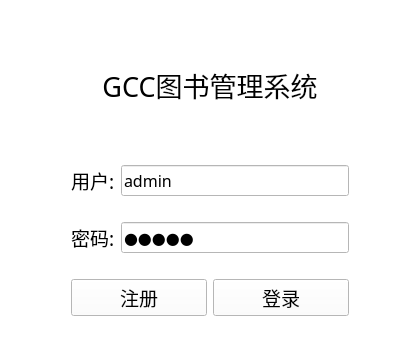
<?xml version="1.0" encoding="UTF-8"?>
<ui version="4.0">
 <class>Form</class>
 <widget class="QWidget" name="Form">
  <property name="geometry">
   <rect>
    <x>0</x>
    <y>0</y>
    <width>420</width>
    <height>347</height>
   </rect>
  </property>
  <property name="windowTitle">
   <string>Form</string>
  </property>
  <property name="styleSheet">
   <string notr="true">background-color: rgb(255, 255, 255);</string>
  </property>
  <layout class="QGridLayout" name="gridLayout">
   <item row="4" column="1">
    <spacer name="verticalSpacer">
     <property name="orientation">
      <enum>Qt::Vertical</enum>
     </property>
     <property name="sizeType">
      <enum>QSizePolicy::Fixed</enum>
     </property>
     <property name="sizeHint" stdset="0">
      <size>
       <width>20</width>
       <height>20</height>
      </size>
     </property>
    </spacer>
   </item>
   <item row="3" column="0">
    <spacer name="horizontalSpacer">
     <property name="orientation">
      <enum>Qt::Horizontal</enum>
     </property>
     <property name="sizeType">
      <enum>QSizePolicy::Maximum</enum>
     </property>
     <property name="sizeHint" stdset="0">
      <size>
       <width>60</width>
       <height>20</height>
      </size>
     </property>
    </spacer>
   </item>
   <item row="2" column="1">
    <spacer name="verticalSpacer_2">
     <property name="orientation">
      <enum>Qt::Vertical</enum>
     </property>
     <property name="sizeType">
      <enum>QSizePolicy::Maximum</enum>
     </property>
     <property name="sizeHint" stdset="0">
      <size>
       <width>20</width>
       <height>40</height>
      </size>
     </property>
    </spacer>
   </item>
   <item row="0" column="1">
    <spacer name="verticalSpacer_3">
     <property name="orientation">
      <enum>Qt::Vertical</enum>
     </property>
     <property name="sizeType">
      <enum>QSizePolicy::Fixed</enum>
     </property>
     <property name="sizeHint" stdset="0">
      <size>
       <width>20</width>
       <height>40</height>
      </size>
     </property>
    </spacer>
   </item>
   <item row="1" column="1">
    <widget class="QLabel" name="label">
     <property name="font">
      <font>
       <family>楷体</family>
       <pointsize>20</pointsize>
      </font>
     </property>
     <property name="text">
      <string>GCC图书管理系统</string>
     </property>
     <property name="alignment">
      <set>Qt::AlignCenter</set>
     </property>
     <property name="wordWrap">
      <bool>false</bool>
     </property>
    </widget>
   </item>
   <item row="3" column="1">
    <layout class="QVBoxLayout" name="verticalLayout">
     <item>
      <layout class="QHBoxLayout" name="horizontalLayout">
       <item>
        <widget class="QLabel" name="label_2">
         <property name="font">
          <font>
           <family>Agency FB</family>
           <pointsize>14</pointsize>
          </font>
         </property>
         <property name="styleSheet">
          <string notr="true"/>
         </property>
         <property name="text">
          <string>用户:</string>
         </property>
        </widget>
       </item>
       <item>
        <widget class="QLineEdit" name="username_lineEdit">
         <property name="font">
          <font>
           <family>宋体</family>
           <pointsize>12</pointsize>
           <weight>50</weight>
           <italic>false</italic>
           <bold>false</bold>
          </font>
         </property>
         <property name="styleSheet">
          <string notr="true">font: 12pt &quot;宋体&quot;;</string>
         </property>
         <property name="text">
          <string>admin</string>
         </property>
        </widget>
       </item>
      </layout>
     </item>
     <item>
      <spacer name="verticalSpacer_5">
       <property name="orientation">
        <enum>Qt::Vertical</enum>
       </property>
       <property name="sizeType">
        <enum>QSizePolicy::Fixed</enum>
       </property>
       <property name="sizeHint" stdset="0">
        <size>
         <width>20</width>
         <height>20</height>
        </size>
       </property>
      </spacer>
     </item>
     <item>
      <layout class="QHBoxLayout" name="horizontalLayout_2">
       <item>
        <widget class="QLabel" name="label_3">
         <property name="font">
          <font>
           <family>Agency FB</family>
           <pointsize>14</pointsize>
          </font>
         </property>
         <property name="text">
          <string>密码:</string>
         </property>
        </widget>
       </item>
       <item>
        <widget class="QLineEdit" name="password_lineEdit">
         <property name="font">
          <font>
           <family>宋体</family>
           <pointsize>12</pointsize>
           <weight>50</weight>
           <italic>false</italic>
           <bold>false</bold>
          </font>
         </property>
         <property name="styleSheet">
          <string notr="true">font: 12pt &quot;宋体&quot;;</string>
         </property>
         <property name="text">
          <string>admin</string>
         </property>
         <property name="echoMode">
          <enum>QLineEdit::Password</enum>
         </property>
        </widget>
       </item>
      </layout>
     </item>
     <item>
      <spacer name="verticalSpacer_4">
       <property name="orientation">
        <enum>Qt::Vertical</enum>
       </property>
       <property name="sizeType">
        <enum>QSizePolicy::Fixed</enum>
       </property>
       <property name="sizeHint" stdset="0">
        <size>
         <width>20</width>
         <height>20</height>
        </size>
       </property>
      </spacer>
     </item>
     <item>
      <layout class="QHBoxLayout" name="horizontalLayout_3">
       <item>
        <widget class="QPushButton" name="register_pushButton">
         <property name="font">
          <font>
           <family>Agency FB</family>
           <pointsize>14</pointsize>
          </font>
         </property>
         <property name="text">
          <string>注册</string>
         </property>
        </widget>
       </item>
       <item>
        <widget class="QPushButton" name="login_pushButton">
         <property name="font">
          <font>
           <family>Agency FB</family>
           <pointsize>14</pointsize>
          </font>
         </property>
         <property name="text">
          <string>登录</string>
         </property>
        </widget>
       </item>
      </layout>
     </item>
    </layout>
   </item>
   <item row="3" column="2">
    <spacer name="horizontalSpacer_2">
     <property name="orientation">
      <enum>Qt::Horizontal</enum>
     </property>
     <property name="sizeType">
      <enum>QSizePolicy::Maximum</enum>
     </property>
     <property name="sizeHint" stdset="0">
      <size>
       <width>60</width>
       <height>20</height>
      </size>
     </property>
    </spacer>
   </item>
  </layout>
 </widget>
 <resources/>
 <connections/>
</ui>
